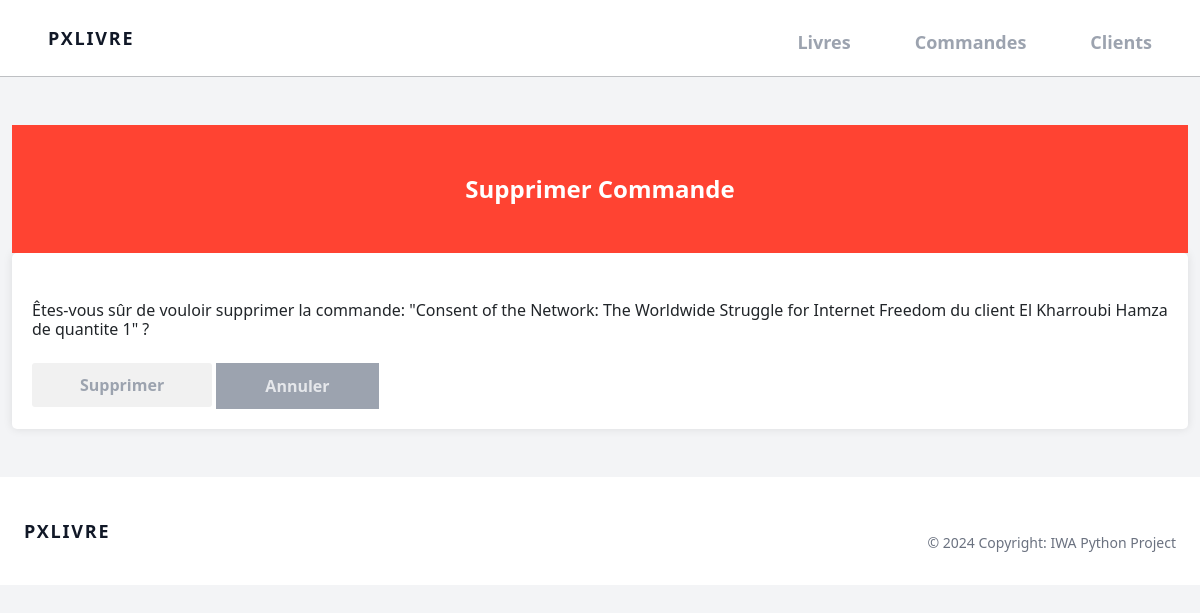
/commande/supprimer_commande/4/, run on the app's committed database.
### Commande/models.py (models this page shows)
class Commande(models.Model):
    client = models.ForeignKey(Client, on_delete=models.SET_NULL, null=True)
    livre = models.ForeignKey(Livre, on_delete=models.SET_NULL, null=True)
    dateCreation = models.DateField(auto_now_add=True)
    qte = models.IntegerField(null=True)

### Livre/models.py (models this page shows, shortened)
class Livre(models.Model):
    CATEGORY = (
        ('Physique', 'Physique'),
        ('Mathématique', 'Mathématique'),
        ('Chimie', 'Chimie'),
        ('Science', 'Science'),
        ('Enfant', 'Enfant'),
        ('Informatique', 'Informatique')
    )
    titre = models.CharField(max_length=100)
    auteur = models.CharField(max_length=100)
    prix = models.DecimalField(max_digits=5, decimal_places=2)
    description = models.TextField(null=True, blank=True)
    image_covr = models.ImageField(upload_to='photos/%y/%m/%d', null=True)
    quantite = models.IntegerField()
    pages = models.PositiveSmallIntegerField()
    category = models.CharField(max_length=190, null=True, choices=CATEGORY)
    date_edition = models.DateTimeField(default=datetime.now)

### Client/models.py (models this page shows, shortened)
class Client(models.Model):
    nom = models.CharField(max_length=30, null=True)
    prenom = models.CharField(max_length=30, null=True)
    email = models.EmailField()
    telephone = models.CharField(max_length=26)
    dateCreation = models.DateField(auto_now_add=True)

### Commande/views.py (the view)
# urls.py: path('supprimer_commande/<int:pk>/', views.supprimer_commande, name='supprimer_commande'),
def supprimer_commande(request, pk):
    commande = get_object_or_404(Commande, id=pk)
    if request.method == 'POST':
        commande.delete()
        return redirect('list_commandes')
    context = {'commande': commande}
    return render(request, 'commande/supprimer_commande.html', context)

### templates/commande/supprimer_commande.html (shortened to what this page needs)
{% extends 'main.html'%}
{%block contenu %}
<div class='flex justify-center py-12 mt-5  relative'
            style="background-color: #ff4332;">
            <p class='text-xl sm:text-2xl font-bold text-white'>Supprimer
                Commande</p>
        </div>
<form method="post" class="pt-5" enctype="multipart/form-data">
    <h3>Êtes-vous sûr de vouloir supprimer la commande: "{{ commande.livre.titre }} du client {{ commande.client.nom }}
        {{ commande.client.prenom }} de quantite {{ commande.qte }}" ?</h3><br />
    <button type="submit"
    class="btn-s  px-5 font-semibold  text-gray-400 hover:text-white duration-300 transform focus:text-white"
    >Supprimer</button>
<a href="{% url 'home' %}" class="btn -mt-0.5 px-5 rounded-none font-semibold bg-gray-400 text-gray-200  duration-300 hover:bg-gray-300 transform focus:text-white"  class="btn">Annuler</a>
</form>
{%endblock%}

### static/css/main.css (style rules this page uses)
form { background-color: #fff; padding: 20px; border-radius: 5px; box-shadow: 0 0 10px rgba(0,0,0,0.1); margin: 0 auto; }
.btn-s { background-color:#f1f1f1 ; padding: 10px 20px; border: none; border-radius: 3px; cursor: pointer; }
.btn { padding: 10px 20px; }

### data on the page
Commande: livre.titre "Consent of the Network: The Worldwide Struggle for Internet Freedom", client.nom "El Kharroubi", client.prenom "Hamza", qte "1"
